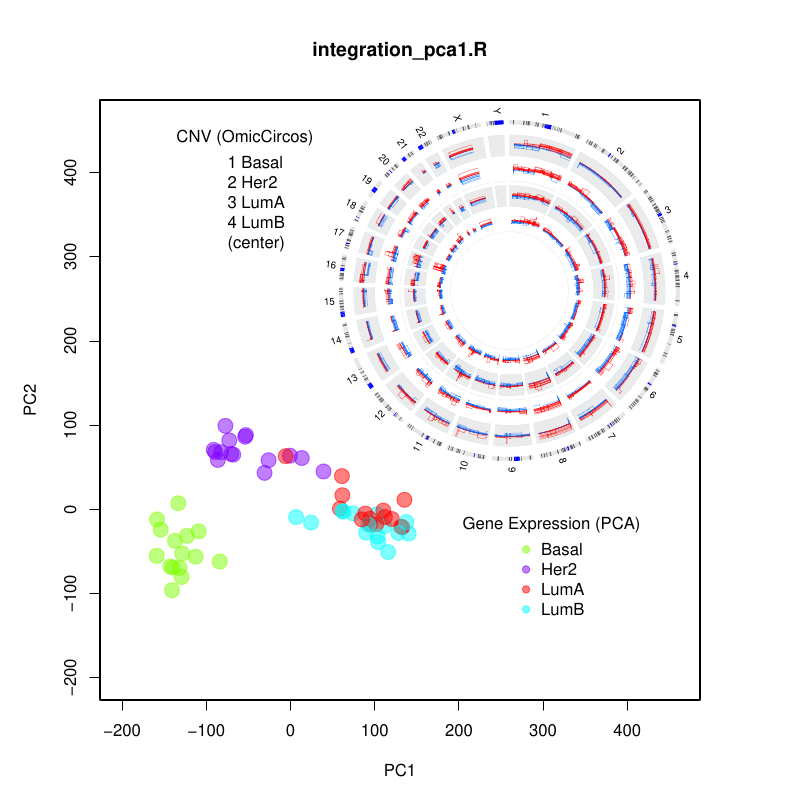

The R source for this figure:
rm(list=ls());

library(OmicCircos);
options(stringsAsFactors = FALSE);

data("TCGA.BC.fus");
data("TCGA.BC.cnv.2k.60");
data("TCGA.BC.gene.exp.2k.60");
data("TCGA.BC.sample60");

## gene expression data for PCA
exp.m <- TCGA.BC.gene.exp.2k.60[,c(4:ncol(TCGA.BC.gene.exp.2k.60))];

cnv   <- TCGA.BC.cnv.2k.60;

## PCA
type.n  <- unique(TCGA.BC.sample60[,2]);
colors  <- rainbow(length(type.n), alpha=0.5);

pca.col <- rep(NA, nrow(TCGA.BC.sample60));
for (i in 1:length(type.n)){
  n   <- type.n[i];
  n.i <- which(TCGA.BC.sample60[,2] == n);
  n.n <- TCGA.BC.sample60[n.i,1];
  g.i <- which(colnames(exp.m) %in% n.n);
  pca.col[g.i] <- colors[i];
}

exp.m   <- na.omit(exp.m);
pca.out <- prcomp(t(exp.m), scale = TRUE);

## subtype cnv
cnv.i <- c();
for (i in 1:length(type.n)){
  n     <- type.n[i];
  n.i   <- which(TCGA.BC.sample60[,2] == n);
  n.n   <- TCGA.BC.sample60[n.i,1];
  cnv.i <- which(colnames(cnv) %in% n.n);
}

## main
pdf("integration_pca1.pdf", 8,8);
par(mar=c(5, 5, 5, 5));

plot(pca.out$x[,1]*10, pca.out$x[,2]*10, pch=19, col=pca.col, main="integration_pca1.R",  
     cex=2, xlab="PC1", ylab="PC2", ylim=c(-200, 460), xlim=c(-200,460));
legend(200,0, c("Basal","Her2","LumA","LumB"), pch=19, col=colors[c(2,4,1,3)], cex=1, 
       title ="Gene Expression (PCA)", box.col="white");

circos(xc=260, yc=260, R=200, cir="hg18", W=4, type="chr", print.chr.lab=T);
R.v <- 160;
for (i in 1:length(type.n)){
  n     <- type.n[i];
  n.i   <- which(TCGA.BC.sample60[,2] == n);
  n.n   <- TCGA.BC.sample60[n.i,1];
  cnv.i <- which(colnames(cnv) %in% n.n);
  cnv.v <- cnv[,cnv.i];
  cnv.v[cnv.v > 2]  <- 2;
  cnv.v[cnv.v < -2] <- -2;
  cnv.m <- cbind(cnv[,c(1:3)], cnv.v);
  if (i %% 2 == 1){
    circos(xc=260, yc=260, R=R.v, cir="hg18", W=30, mapping=cnv.m, col.v=4,  
           type="ml3", B=T, lwd=0.5, cutoff=0);
  } else {
    circos(xc=260, yc=260, R=R.v, cir="hg18", W=30, mapping=cnv.m, col.v=4,  
           type="ml3", B=F, lwd=0.5, cutoff=0);
  }
  
  R.v <- R.v - 30;
}

legend(-140, 460, c("1 Basal", "2 Her2", "3 LumA", "4 LumB", "(center)"), cex=1, 
       title ="CNV (OmicCircos)", box.col="white");

dev.off()



